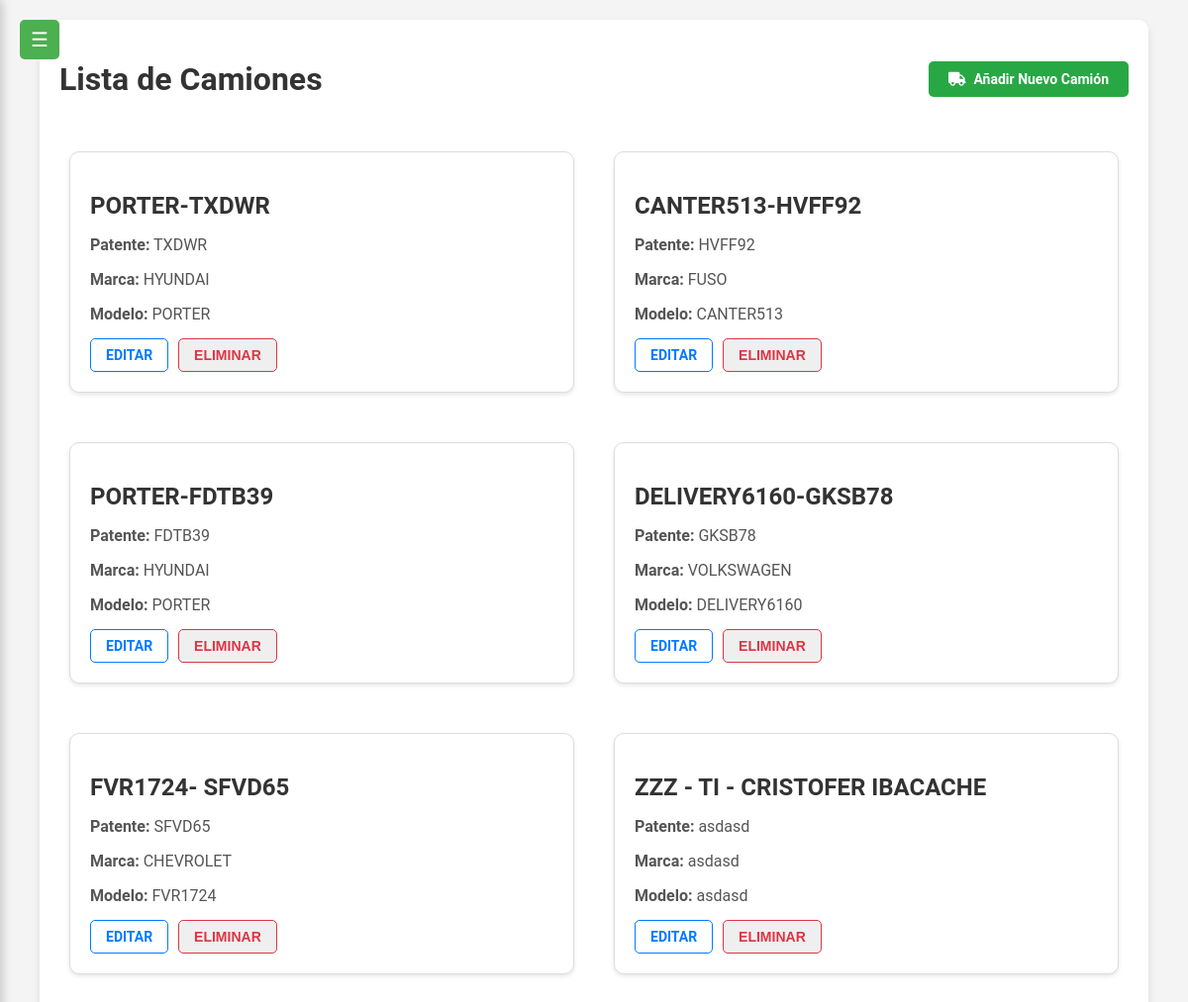
/camiones/camiones/, run on an earlier commit of the app's database.
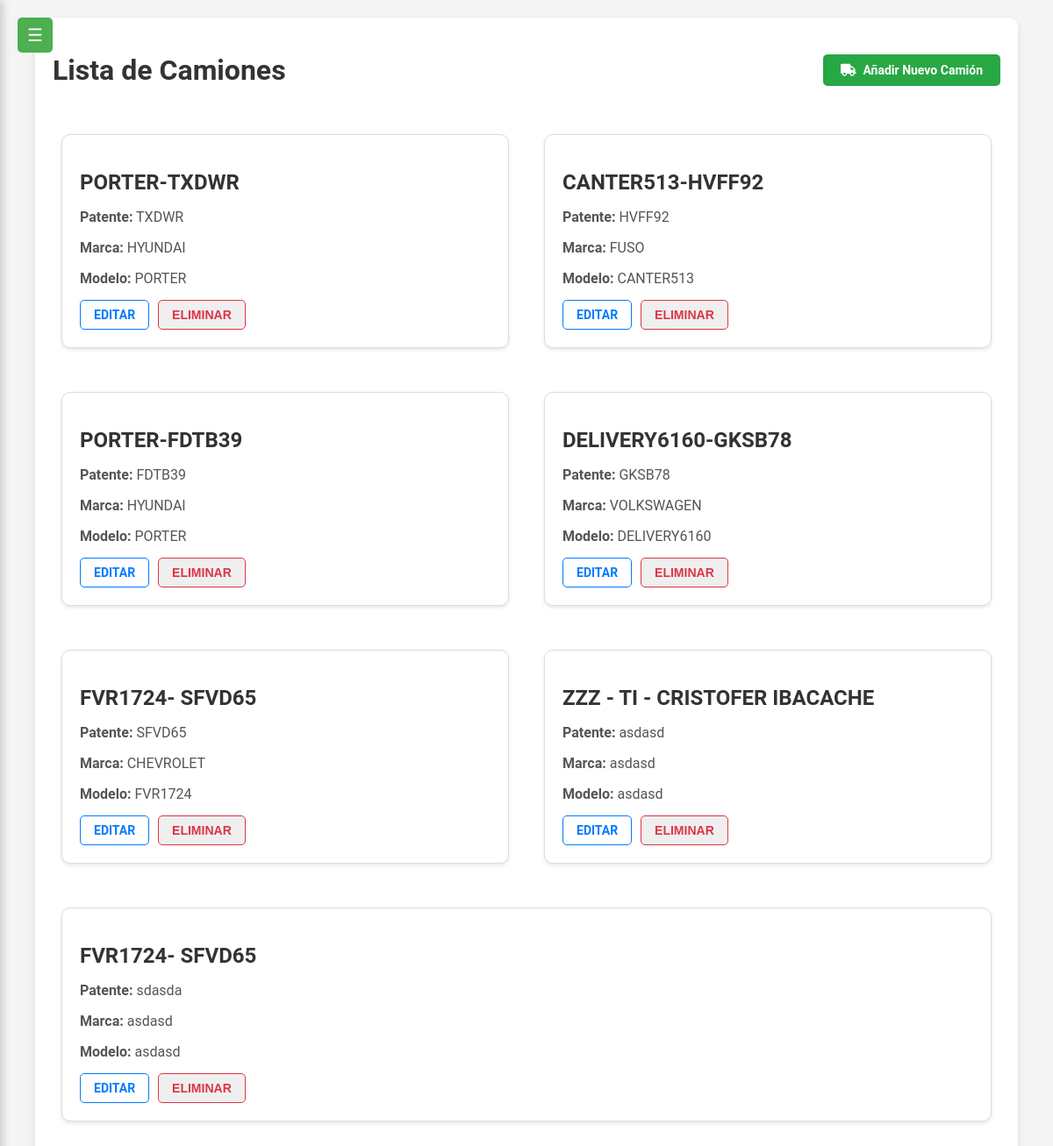
And on a later commit of the database.
### camiones/models.py (models this page shows, shortened)
class Camion(models.Model):
    nombre = models.CharField(max_length=100)
    patente = models.CharField(max_length=20, null=True, blank=True)
    marca = models.CharField(max_length=100, null=True, blank=True)
    modelo = models.CharField(max_length=100, null=True, blank=True)
    año = models.IntegerField(null=True, blank=True)
    color = models.CharField(max_length=50, null=True, blank=True)
    latitud = models.FloatField(null=True)
    longitud = models.FloatField(null=True)
    ultima_actualizacion = models.DateTimeField(auto_now=True)
    choferes_asignados = models.ManyToManyField(User, through='AsignacionChofer')

### camiones/views.py (the view)
# urls.py: path('camiones/', views.camiones_list, name='camiones_list'),
def camiones_list(request):
    camiones = Camion.objects.all()
    return render(request, 'camiones_list.html', {'camiones': camiones})

### camiones/templates/camiones_list.html (shortened to what this page needs)
{% load static %}
<!DOCTYPE html>
<html lang="es">
<head>
    <link rel="stylesheet" href="{% static 'css/styles.css' %}">
    <link rel="stylesheet" href="{% static 'css/messages.css' %}">
    <link rel="stylesheet" href="{% static 'css/monitoreo.css' %}">
    <link rel="stylesheet" href="https://cdnjs.cloudflare.com/ajax/libs/font-awesome/5.15.4/css/all.min.css">
</head>
<body>
    <button id="menu-toggle">☰</button>
    <div class="container">
    <div class="d-flex justify-content-between align-items-center mb-4">
        <h1 class="my-4">Lista de Camiones</h1>
        <a href="{% url 'camion_create' %}" class="btn btn-add">
            <i class="fas fa-truck"></i> Añadir Nuevo Camión
        </a>
    </div>
    <div class="card-container">
        {% for camion in camiones %}
        <div class="card">
            <h2 class="card-title">{{ camion.nombre }}</h2>
            <p class="card-text"><strong>Patente:</strong> {{ camion.patente }}</p>
            <p class="card-text"><strong>Marca:</strong> {{ camion.marca }}</p>
            <p class="card-text"><strong>Modelo:</strong> {{ camion.modelo }}</p>
            <div class="card-actions">
                <a href="{% url 'camion_update' camion.id %}" class="btn btn-outline-primary">Editar</a>
                <form action="{% url 'camion_delete' camion.id %}" method="POST" class="form-delete">
                    <button type="submit" class="btn btn-outline-danger">Eliminar</button>
                </form>
            </div>
        </div>
        {% endfor %}
    </div>
</div>
</body>
</html>

What changed in the data, as far as the page shows it:
added Camion: nombre "FVR1724- SFVD65", patente "sdasda", marca "asdasd", modelo "asdasd"
